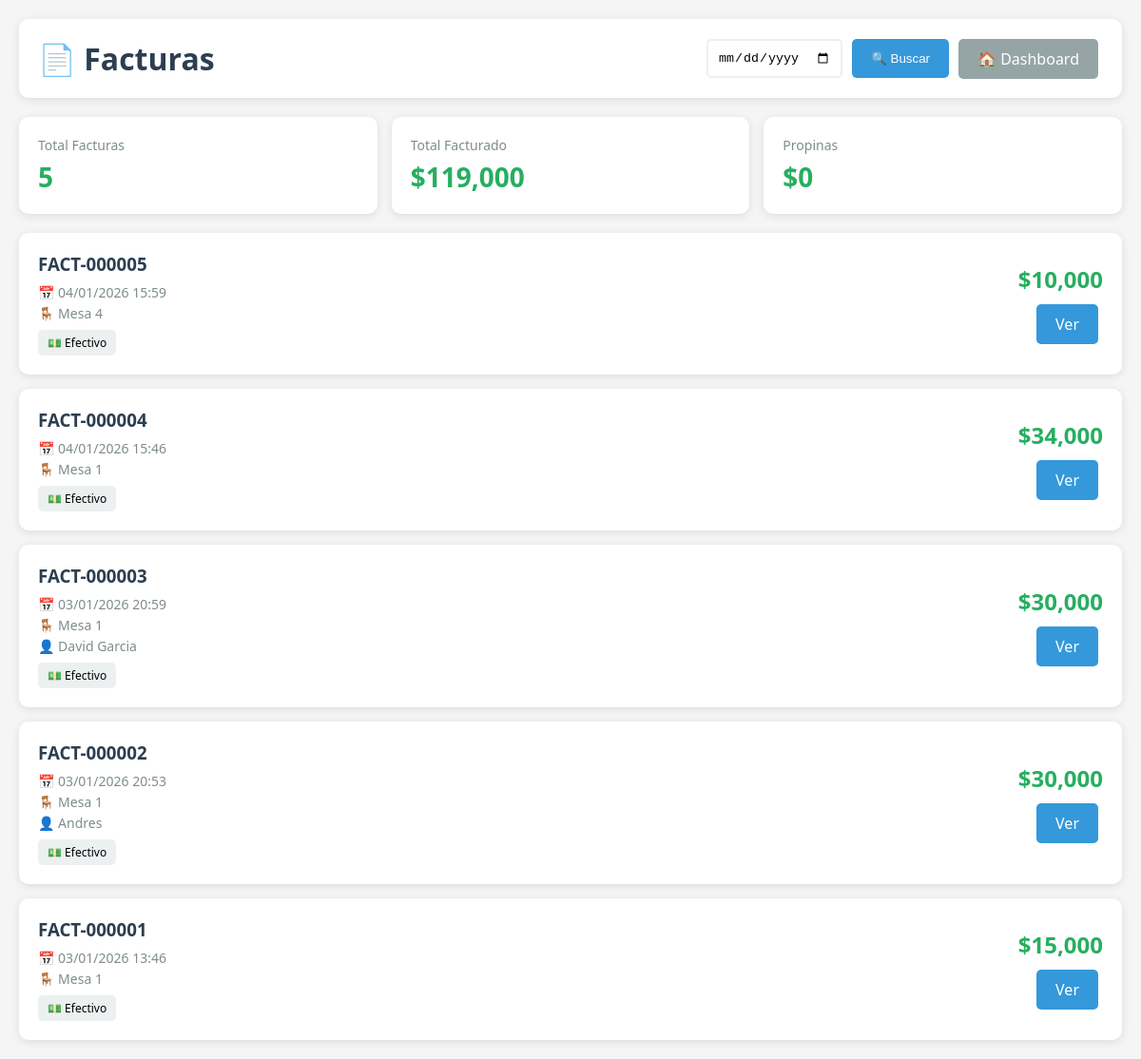
The app's page /facturas (signed in), older data.
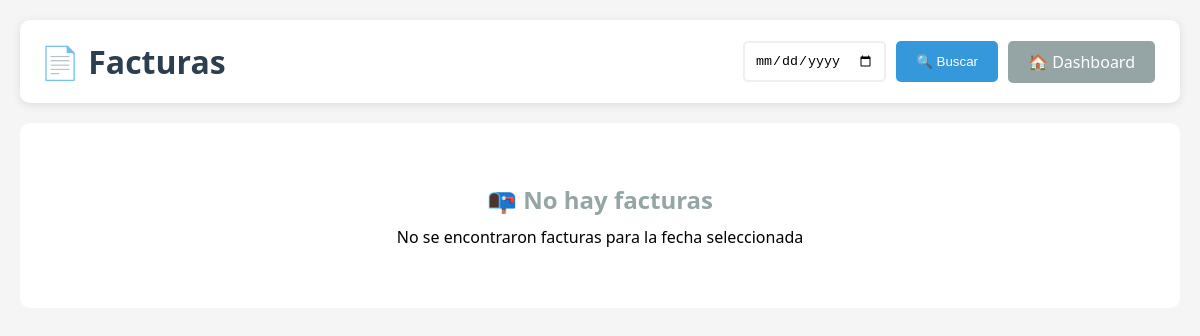
The same page, newer data.
### app.py (models this page shows)
class Factura(db.Model):
    id = db.Column(db.Integer, primary_key=True)
    numero_consecutivo = db.Column(db.String(50), unique=True, nullable=False)
    sesion_id = db.Column(db.Integer, db.ForeignKey('sesion.id'), nullable=False)
    fecha_emision = db.Column(db.DateTime, default=datetime.now)
    subtotal = db.Column(db.Float, default=0)
    iva = db.Column(db.Float, default=0)
    propina = db.Column(db.Float, default=0)
    total = db.Column(db.Float, default=0)
    metodo_pago = db.Column(db.String(50), default='efectivo')
    desglose_pago = db.Column(db.Text)
    cliente_nombre = db.Column(db.String(200))
    cliente_documento = db.Column(db.String(50))
    notas = db.Column(db.Text)
    estado_pago = db.Column(db.String(20), default='pagada')  # pagada, pendiente, vencida
    fecha_vencimiento = db.Column(db.Date, nullable=True)  # Cuándo debe pagar el cliente
    fecha_pago_real = db.Column(db.DateTime, nullable=True)  # Cuándo pagó realmente
    saldo_pendiente = db.Column(db.Float, default=0)  # Si pagó parcialmente
    sesion = db.relationship('Sesion', backref='facturas')

class Mesa(db.Model):
    id = db.Column(db.Integer, primary_key=True)
    numero = db.Column(db.Integer, nullable=False, unique=True)
    capacidad = db.Column(db.Integer, default=4)
    activa = db.Column(db.Boolean, default=True)

### app.py (the view)
@app.route("/facturas")
@login_required
def lista_facturas():
    fecha_param = request.args.get('fecha')
    if fecha_param:
        try:
            fecha_obj = datetime.strptime(fecha_param, '%Y-%m-%d').date()
            facturas = Factura.query.filter(
                db.func.date(Factura.fecha_emision) == fecha_obj
            ).order_by(Factura.fecha_emision.desc()).all()
        except ValueError:
            flash('Fecha inválida', 'error')
            facturas = Factura.query.order_by(Factura.fecha_emision.desc()).limit(50).all()
    else:
        facturas = Factura.query.order_by(Factura.fecha_emision.desc()).limit(50).all()
    return render_template("lista_facturas.html", facturas=facturas)

### app.py (called while the page is built)
@login_manager.user_loader
def load_user(user_id):
    return Usuario.query.get(int(user_id))

### templates/lista_facturas.html (shortened to what this page needs)
<!DOCTYPE html>
<html lang="es">
<head>
</head>
<body>
    <div class="container">
        <div class="header">
            <h1>📄 Facturas</h1>
            <div class="filtros">
                <form method="GET" style="display: flex; gap: 10px;">
                    <input type="date" name="fecha" value="{{ request.args.get('fecha', '') }}">
                    <button type="submit">🔍 Buscar</button>
                </form>
                <a href="{{ url_for('dashboard') }}" class="btn btn-secondary">🏠 Dashboard</a>
            </div>
        </div>
        {% if facturas %}
        <div class="stats">
            <div class="stat-card">
                <div class="label">Total Facturas</div>
                <div class="value">{{ facturas|length }}</div>
            </div>
            <div class="stat-card">
                <div class="label">Total Facturado</div>
                <div class="value">${{ '{:,.0f}'.format(facturas|sum(attribute='total')) }}</div>
            </div>
            <div class="stat-card">
                <div class="label">Propinas</div>
                <div class="value">${{ '{:,.0f}'.format(facturas|sum(attribute='propina')) }}</div>
            </div>
        </div>
        <div class="facturas-grid">
            {% for factura in facturas %}
            <div class="factura-card">
                <div class="factura-info">
                    <h3>{{ factura.numero_consecutivo }}</h3>
                    <p>📅 {{ factura.fecha_emision.strftime('%d/%m/%Y %H:%M') }}</p>
                    <p>🪑 Mesa {{ factura.sesion.mesa.numero }}</p>
                    {% if factura.cliente_nombre %}
                    <p>👤 {{ factura.cliente_nombre }}</p>
                    {% endif %}
                    <span class="factura-metodo">
                        {% if factura.metodo_pago == 'efectivo' %}💵 Efectivo
                        {% elif factura.metodo_pago == 'tarjeta' %}💳 Tarjeta
                        {% elif factura.metodo_pago == 'transferencia' %}📱 Transferencia
                        {% elif factura.metodo_pago == 'mixto' %}🔀 Mixto
                        {% endif %}
                    </span>
                </div>
                <div style="text-align: right;">
                    <div class="factura-total">${{ '{:,.0f}'.format(factura.total) }}</div>
                    <div style="margin-top: 10px;">
                        <a href="{{ url_for('ver_factura', factura_id=factura.id) }}" class="btn btn-primary">Ver</a>
                    </div>
                </div>
            </div>
            {% endfor %}
        </div>
        {% else %}
        <div class="empty-state">
            <h2>📭 No hay facturas</h2>
            <p>No se encontraron facturas para la fecha seleccionada</p>
        </div>
        {% endif %}
    </div>
</body>
</html>

### templates/lista_facturas.html (style rules this page uses)
* { margin: 0; padding: 0; box-sizing: border-box; }
body { font-family: 'Segoe UI', Tahoma, Geneva, Verdana, sans-serif; background: #f5f5f5; padding: 20px; }
.container { max-width: 1200px; margin: 0 auto; }
.header { background: white; padding: 20px; border-radius: 10px; margin-bottom: 20px; box-shadow: 0 2px 10px rgba(0,0,0,0.1); display: flex; justify-content: space-between; align-items: center; flex-wrap: wrap; gap: 15px; }
.header h1 { color: #2c3e50; }
.filtros { display: flex; gap: 10px; align-items: center; }
.filtros input { padding: 10px; border: 2px solid #ecf0f1; border-radius: 5px; }
.filtros button { padding: 10px 20px; background: #3498db; color: white; border: none; border-radius: 5px; cursor: pointer; }
.btn { padding: 10px 20px; border: none; border-radius: 5px; cursor: pointer; text-decoration: none; display: inline-block; margin-right: 5px; transition: all 0.3s; }
.btn-secondary { background: #95a5a6; color: white; }
.empty-state { text-align: center; padding: 60px 20px; background: white; border-radius: 10px; }
.empty-state h2 { color: #95a5a6; margin-bottom: 10px; }

Row changes from the older to the newer data that the page shows:
removed Factura: numero_consecutivo "FACT-000005", fecha_emision "04/01/2026 15:59", sesion.mesa.numero "4", metodo_pago "💵 Efectivo", total "10,000"
removed Factura: numero_consecutivo "FACT-000004", fecha_emision "04/01/2026 15:46", sesion.mesa.numero "1", metodo_pago "💵 Efectivo", total "34,000"
removed Factura: numero_consecutivo "FACT-000003", fecha_emision "03/01/2026 20:59", sesion.mesa.numero "1", cliente_nombre "David Garcia", metodo_pago "💵 Efectivo", total "30,000"
removed Factura: numero_consecutivo "FACT-000002", fecha_emision "03/01/2026 20:53", sesion.mesa.numero "1", cliente_nombre "Andres", metodo_pago "💵 Efectivo", total "30,000"
removed Factura: numero_consecutivo "FACT-000001", fecha_emision "03/01/2026 13:46", sesion.mesa.numero "1", metodo_pago "💵 Efectivo", total "15,000"
Text that changed along with them:
{{ facturas|length }}: "5" → (not shown)
{{ '{:,.0f}'.format(facturas|sum(attribute='total')) }}: "119,000" → (not shown)
{{ '{:,.0f}'.format(facturas|sum(attribute='propina')) }}: "0" → (not shown)
text no longer shown: "Total Facturas Total Facturado $ Propinas $"
text now shown: "📭 No hay facturas No se encontraron facturas para la fecha seleccionada"
